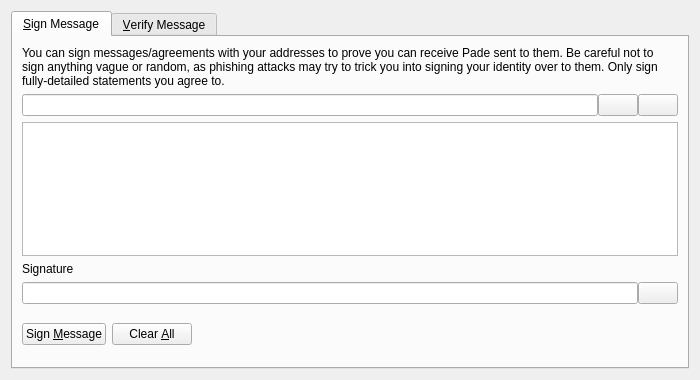
<?xml version="1.0" encoding="UTF-8"?>
<ui version="4.0">
 <class>SignVerifyMessageDialog</class>
 <widget class="QDialog" name="SignVerifyMessageDialog">
  <property name="geometry">
   <rect>
    <x>0</x>
    <y>0</y>
    <width>700</width>
    <height>380</height>
   </rect>
  </property>
  <property name="windowTitle">
   <string>Signatures - Sign / Verify a Message</string>
  </property>
  <property name="modal">
   <bool>true</bool>
  </property>
  <layout class="QVBoxLayout" name="verticalLayout">
   <item>
    <widget class="QTabWidget" name="tabWidget">
     <property name="currentIndex">
      <number>0</number>
     </property>
     <widget class="QWidget" name="tabSignMessage">
      <attribute name="title">
       <string>&amp;Sign Message</string>
      </attribute>
      <layout class="QVBoxLayout" name="verticalLayout_SM">
       <item>
        <widget class="QLabel" name="infoLabel_SM">
         <property name="text">
          <string>You can sign messages/agreements with your addresses to prove you can receive Pade sent to them. Be careful not to sign anything vague or random, as phishing attacks may try to trick you into signing your identity over to them. Only sign fully-detailed statements you agree to.</string>
         </property>
         <property name="textFormat">
          <enum>Qt::PlainText</enum>
         </property>
         <property name="wordWrap">
          <bool>true</bool>
         </property>
        </widget>
       </item>
       <item>
        <layout class="QHBoxLayout" name="horizontalLayout_1_SM">
         <property name="spacing">
          <number>0</number>
         </property>
         <item>
          <widget class="QValidatedLineEdit" name="addressIn_SM">
           <property name="toolTip">
            <string>The Pade address to sign the message with</string>
           </property>
          </widget>
         </item>
         <item>
          <widget class="QPushButton" name="addressBookButton_SM">
           <property name="toolTip">
            <string>Choose previously used address</string>
           </property>
           <property name="text">
            <string/>
           </property>
           <property name="shortcut">
            <string>Alt+A</string>
           </property>
           <property name="autoDefault">
            <bool>false</bool>
           </property>
          </widget>
         </item>
         <item>
          <widget class="QPushButton" name="pasteButton_SM">
           <property name="toolTip">
            <string>Paste address from clipboard</string>
           </property>
           <property name="text">
            <string/>
           </property>
           <property name="shortcut">
            <string>Alt+P</string>
           </property>
           <property name="autoDefault">
            <bool>false</bool>
           </property>
          </widget>
         </item>
        </layout>
       </item>
       <item>
        <widget class="QPlainTextEdit" name="messageIn_SM">
         <property name="toolTip">
          <string>Enter the message you want to sign here</string>
         </property>
        </widget>
       </item>
       <item>
        <widget class="QLabel" name="signatureLabel_SM">
         <property name="text">
          <string>Signature</string>
         </property>
         <property name="textFormat">
          <enum>Qt::PlainText</enum>
         </property>
        </widget>
       </item>
       <item>
        <layout class="QHBoxLayout" name="horizontalLayout_2_SM">
         <property name="spacing">
          <number>0</number>
         </property>
         <item>
          <widget class="QLineEdit" name="signatureOut_SM">
           <property name="font">
            <font>
             <italic>true</italic>
            </font>
           </property>
           <property name="readOnly">
            <bool>true</bool>
           </property>
          </widget>
         </item>
         <item>
          <widget class="QPushButton" name="copySignatureButton_SM">
           <property name="toolTip">
            <string>Copy the current signature to the system clipboard</string>
           </property>
           <property name="text">
            <string/>
           </property>
           <property name="autoDefault">
            <bool>false</bool>
           </property>
          </widget>
         </item>
        </layout>
       </item>
       <item>
        <layout class="QHBoxLayout" name="horizontalLayout_3_SM">
         <item>
          <widget class="QPushButton" name="signMessageButton_SM">
           <property name="toolTip">
            <string>Sign the message to prove you own this Pade address</string>
           </property>
           <property name="text">
            <string>Sign &amp;Message</string>
           </property>
           <property name="autoDefault">
            <bool>false</bool>
           </property>
          </widget>
         </item>
         <item>
          <widget class="QPushButton" name="clearButton_SM">
           <property name="toolTip">
            <string>Reset all sign message fields</string>
           </property>
           <property name="text">
            <string>Clear &amp;All</string>
           </property>
           <property name="autoDefault">
            <bool>false</bool>
           </property>
          </widget>
         </item>
         <item>
          <spacer name="horizontalSpacer_1_SM">
           <property name="orientation">
            <enum>Qt::Horizontal</enum>
           </property>
           <property name="sizeHint" stdset="0">
            <size>
             <width>40</width>
             <height>48</height>
            </size>
           </property>
          </spacer>
         </item>
         <item>
          <widget class="QLabel" name="statusLabel_SM">
           <property name="font">
            <font>
             <weight>75</weight>
             <bold>true</bold>
            </font>
           </property>
           <property name="text">
            <string/>
           </property>
           <property name="wordWrap">
            <bool>true</bool>
           </property>
          </widget>
         </item>
         <item>
          <spacer name="horizontalSpacer_2_SM">
           <property name="orientation">
            <enum>Qt::Horizontal</enum>
           </property>
           <property name="sizeHint" stdset="0">
            <size>
             <width>40</width>
             <height>48</height>
            </size>
           </property>
          </spacer>
         </item>
        </layout>
       </item>
      </layout>
     </widget>
     <widget class="QWidget" name="tabVerifyMessage">
      <attribute name="title">
       <string>&amp;Verify Message</string>
      </attribute>
      <layout class="QVBoxLayout" name="verticalLayout_VM">
       <item>
        <widget class="QLabel" name="infoLabel_VM">
         <property name="text">
          <string>Enter the receiver's address, message (ensure you copy line breaks, spaces, tabs, etc. exactly) and signature below to verify the message. Be careful not to read more into the signature than what is in the signed message itself, to avoid being tricked by a man-in-the-middle attack. Note that this only proves the signing party receives with the address, it cannot prove sendership of any transaction!</string>
         </property>
         <property name="textFormat">
          <enum>Qt::PlainText</enum>
         </property>
         <property name="alignment">
          <set>Qt::AlignLeading|Qt::AlignLeft|Qt::AlignTop</set>
         </property>
         <property name="wordWrap">
          <bool>true</bool>
         </property>
        </widget>
       </item>
       <item>
        <layout class="QHBoxLayout" name="horizontalLayout_1_VM">
         <property name="spacing">
          <number>0</number>
         </property>
         <item>
          <widget class="QValidatedLineEdit" name="addressIn_VM">
           <property name="toolTip">
            <string>The Pade address the message was signed with</string>
           </property>
          </widget>
         </item>
         <item>
          <widget class="QPushButton" name="addressBookButton_VM">
           <property name="toolTip">
            <string>Choose previously used address</string>
           </property>
           <property name="text">
            <string/>
           </property>
           <property name="shortcut">
            <string>Alt+A</string>
           </property>
           <property name="autoDefault">
            <bool>false</bool>
           </property>
          </widget>
         </item>
        </layout>
       </item>
       <item>
        <widget class="QPlainTextEdit" name="messageIn_VM"/>
       </item>
       <item>
        <widget class="QValidatedLineEdit" name="signatureIn_VM"/>
       </item>
       <item>
        <layout class="QHBoxLayout" name="horizontalLayout_2_VM">
         <item>
          <widget class="QPushButton" name="verifyMessageButton_VM">
           <property name="toolTip">
            <string>Verify the message to ensure it was signed with the specified Pade address</string>
           </property>
           <property name="text">
            <string>Verify &amp;Message</string>
           </property>
           <property name="autoDefault">
            <bool>false</bool>
           </property>
          </widget>
         </item>
         <item>
          <widget class="QPushButton" name="clearButton_VM">
           <property name="toolTip">
            <string>Reset all verify message fields</string>
           </property>
           <property name="text">
            <string>Clear &amp;All</string>
           </property>
           <property name="autoDefault">
            <bool>false</bool>
           </property>
          </widget>
         </item>
         <item>
          <spacer name="horizontalSpacer_1_VM">
           <property name="orientation">
            <enum>Qt::Horizontal</enum>
           </property>
           <property name="sizeHint" stdset="0">
            <size>
             <width>40</width>
             <height>48</height>
            </size>
           </property>
          </spacer>
         </item>
         <item>
          <widget class="QLabel" name="statusLabel_VM">
           <property name="font">
            <font>
             <weight>75</weight>
             <bold>true</bold>
            </font>
           </property>
           <property name="text">
            <string/>
           </property>
           <property name="wordWrap">
            <bool>true</bool>
           </property>
          </widget>
         </item>
         <item>
          <spacer name="horizontalSpacer_2_VM">
           <property name="orientation">
            <enum>Qt::Horizontal</enum>
           </property>
           <property name="sizeHint" stdset="0">
            <size>
             <width>40</width>
             <height>48</height>
            </size>
           </property>
          </spacer>
         </item>
        </layout>
       </item>
      </layout>
     </widget>
    </widget>
   </item>
  </layout>
 </widget>
 <customwidgets>
  <customwidget>
   <class>QValidatedLineEdit</class>
   <extends>QLineEdit</extends>
   <header>qvalidatedlineedit.h</header>
  </customwidget>
 </customwidgets>
 <resources>
  <include location="../pade.qrc"/>
 </resources>
 <connections/>
</ui>
